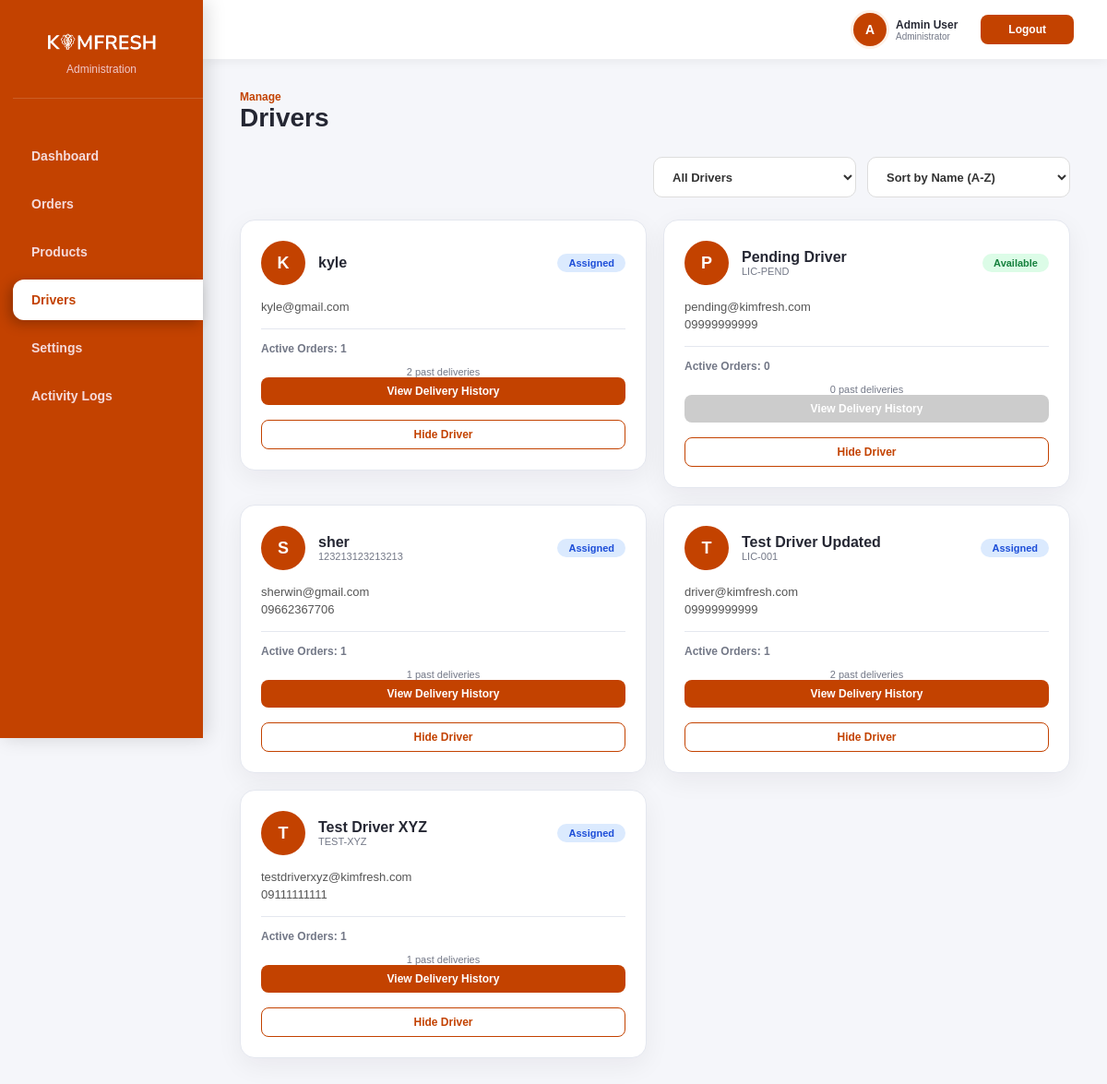
Page /drivers.php (signed in) on the committed database.
### tables this page shows
CREATE TABLE `driver` (
  `driver_id` int NOT NULL AUTO_INCREMENT,
  `name` varchar(100) DEFAULT NULL,
  `email` varchar(100) DEFAULT NULL,
  `phone` varchar(20) DEFAULT NULL,
  `password_hash` varchar(255) DEFAULT NULL,
  `license_number` varchar(50) DEFAULT NULL,
  `status` varchar(20) DEFAULT 'available',
  `created_at` datetime DEFAULT CURRENT_TIMESTAMP,
  `account_status` varchar(20) DEFAULT 'approved',
  `rejected_at` datetime DEFAULT NULL,
  PRIMARY KEY (`driver_id`),
  UNIQUE KEY `email` (`email`)
);

### drivers.php (the view, shortened to what this page needs)
<?php
require 'db.php';
$filter = isset($_GET['filter']) ? $_GET['filter'] : 'all';
$sort = isset($_GET['sort']) ? $_GET['sort'] : 'name_asc';
$orderBy = "d.name ASC";
$sql = "
    SELECT d.*,
           (SELECT dl.delivery_status
            FROM delivery dl
            WHERE dl.driver_id = d.driver_id
              AND dl.delivery_status != 'delivered'
            ORDER BY dl.delivery_id DESC LIMIT 1) AS active_delivery_status,
           (SELECT COUNT(*) FROM delivery dl
            WHERE dl.driver_id = d.driver_id
              AND dl.delivery_status != 'delivered') AS active_orders
    FROM driver d
    WHERE 1=1
";
$sql .= " ORDER BY $orderBy";
$drivers = $conn->query($sql);
$histories = [];
$histRes = $conn->query("
    SELECT dl.driver_id, o.order_id, o.order_status, o.total_amount, o.order_date, dl.delivery_status, dl.delivery_date AS assigned_at, r.name AS retailer_name, (SELECT SUM(oi.quantity) FROM order_item oi WHERE oi.order_id = o.order_id) AS total_items
    FROM delivery dl
    INNER JOIN `order` o ON o.order_id = dl.order_id
    LEFT  JOIN retailer r ON r.retailer_id = o.retailer_id
    ORDER BY dl.delivery_date DESC, o.order_id DESC
");
if ($histRes) {
    while ($h = $histRes->fetch_assoc()) {
        $histories[(int)$h['driver_id']][] = $h;
    }
}
?>
<!DOCTYPE html>
<html lang="en">
<head>
    <link rel="stylesheet" href="css/theme.css">
    <link rel="stylesheet" href="css/dashboard.css">
    <link rel="stylesheet" href="css/drivers.css">
</head>
<body>
    <div class="dashboard-layout">
        <aside class="sidebar">
            <div class="sidebar-brand">
                <img src="../logo.png" class="logo" alt="KimFresh">
                <p>Administration</p>
            </div>
            <nav class="menu">
                <a href="dashboard.php">Dashboard</a>
                <a href="orders.php">Orders</a>
                <a href="products.php">Products</a>
                <a href="drivers.php" class="active">Drivers</a>
                <a href="settings.php">Settings</a>
                <a href="logs.php">Activity Logs</a>
            </nav>
        </aside>
        <div class="main-area">
            <header class="top-header">
                <div class="profile-menu">
                    <div class="user-profile">
                        <div class="avatar">A</div>
                        <div class="user-info">
                            <p class="user-name"><?php echo htmlspecialchars($_SESSION['admin_name']); ?></p>
                            <p class="user-role">Administrator</p>
                        </div>
                        <a href="logout.php" class="logout-btn" style="margin-left: 15px; text-decoration: none;">Logout</a>
                    </div>
                </div>
            </header>
            <main class="main-content">
                <p class="overview-label">Manage</p>
                <h1>Drivers</h1>
                <form method="GET" class="filters">
                    <select name="filter" onchange="this.form.submit()">
                        <option value="all" <?php echo $filter == 'all' ? 'selected' : ''; ?>>All Drivers</option>
                    </select>
                    <select name="sort" onchange="this.form.submit()">
                        <option value="name_asc" <?php echo $sort == 'name_asc' ? 'selected' : ''; ?>>Sort by Name (A-Z)</option>
                    </select>
                </form>
                <div class="driver-grid" style="margin-top: 20px;">
                    <?php if ($drivers->num_rows > 0): ?>
                        <?php while($row = $drivers->fetch_assoc()):
                            $activeCount = (int)$row['active_orders'];
                            $deliveryStatus = $row['active_delivery_status'];
                            $isHidden = $row['status'] === 'hidden';
                            if ($isHidden) {
                                $statusClass = 'hidden';
                                $statusLabel = 'Hidden';
                            } elseif ($activeCount == 0) {
                                $statusClass = 'available';
                                $statusLabel = 'Available';
                            } elseif ($deliveryStatus == 'assigned') {
                                $statusClass = 'assigned';
                                $statusLabel = 'Assigned';
                            } else {
                                $statusClass = 'on-delivery';
                                $statusLabel = 'On Delivery';
                            }
                            $initial     = strtoupper(substr($row['name'], 0, 1));
                            $driverId    = (int)$row['driver_id'];
                            $driverPast  = $histories[$driverId] ?? [];
                        ?>
                            <div class='driver-card'>
                                <div class='driver-top'>
                                    <div class='driver-avatar'><?php echo $initial; ?></div>
                                    <div class='driver-title'>
                                        <div class='driver-name'><?php echo htmlspecialchars($row['name']); ?></div>
                                        <div class='driver-license'><?php echo htmlspecialchars($row['license_number'] ?? 'No license'); ?></div>
                                    </div>
                                    <span class='status <?php echo $statusClass; ?>'><?php echo $statusLabel; ?></span>
                                </div>
                                <div class='driver-contact'>
                                    <p><?php echo htmlspecialchars($row['email'] ?? 'No email'); ?></p>
                                    <p><?php echo htmlspecialchars($row['phone'] ?? 'No phone'); ?></p>
                                </div>
                                <div class='driver-section'>
                                    <h4>Active Orders: <?php echo $activeCount; ?></h4>
                                    <p class="done-count"><?php echo count($driverPast); ?> past deliveries</p>
                                </div>
                                <div class="driver-actions" style="display:flex; flex-direction:column; gap:8px;">
                                    <button
                                        class="history-btn"
                                        type="button"
                                        data-driver-id="<?php echo $driverId; ?>"
                                        data-driver-name="<?php echo htmlspecialchars($row['name']); ?>"
                                        <?php if (empty($driverPast)) echo 'disabled title="No past deliveries for this driver"'; ?>
                                    >
                                        View Delivery History
                                    </button>
                                    <?php if ($isHidden): ?>
                                        <form method='POST' style='margin:0;'>
                                            <input type='hidden' name='driver_id' value='<?php echo $driverId; ?>'>
                                            <input type='hidden' name='new_status' value='available'>
                                            <button type='submit' name='toggle_status' class='btn-restore'>Restore Driver</button>
                                        </form>
                                    <?php else: ?>
                                        <form method='POST' style='margin:0;'>
                                            <button type='submit' name='toggle_status' class='btn-hide'>Hide Driver</button>
                                        </form>
                                    <?php endif; ?>
                                </div>
                            </div>
                        <?php endwhile; ?>
                    <?php else: ?>
                        <p style="text-align:center; padding: 20px;">No drivers found matching your filter.</p>
                    <?php endif; ?>
                </div>
            </main>
        </div>
    </div>
</body>
</html>

### css/theme.css (style rules this page uses)
:root { --primary: #C34200; --primary-dark: #9a3400; --primary-soft: #fdf0e6; --bg: #F5F6FA; --surface: #FFFFFF; --line: #E4E7EF; --text: #252733; --muted: #737887; }

### css/dashboard.css (style rules this page uses)
* { margin: 0; padding: 0; box-sizing: border-box; font-family: "Nunito Sans", Arial, sans-serif; }
body { min-height: 100vh; background: var(--bg); color: var(--text); }
.dashboard-layout { display: flex; min-height: 100vh; }
.sidebar { width: 220px; height: 100vh; position: fixed; top: 0; left: 0; padding: 30px 0 30px 14px; background: var(--primary); color: white; box-shadow: 4px 0 20px rgba(0, 0, 0, 0.15); }
.sidebar-brand { text-align: center; padding-right: 14px; margin-bottom: 40px; padding-bottom: 24px; border-bottom: 1px solid rgba(255, 255, 255, 0.15); }
.logo { width: 130px; height: auto; }
.sidebar-brand p { margin-top: 2px; font-size: 12px; color: #f0c8c8; }
.menu { display: flex; flex-direction: column; gap: 8px; }
.menu a { padding: 14px 20px; text-decoration: none; color: #f5dada; font-size: 14px; font-weight: 700; border-radius: 12px 0 0 12px; transition: background 0.2s, padding-left 0.2s; }
.menu a.active { background: var(--surface); color: var(--primary); box-shadow: -4px 4px 14px rgba(0, 0, 0, 0.25); }
.main-area { margin-left: 220px; width: calc(100% - 220px); }
.top-header { display: flex; justify-content: flex-end; align-items: center; gap: 24px; height: 64px; padding: 0 36px; background: var(--surface); box-shadow: 0 2px 12px rgba(0, 0, 0, 0.06); }
.user-profile { display: flex; align-items: center; gap: 10px; }
.avatar { width: 36px; height: 36px; display: flex; align-items: center; justify-content: center; font-size: 14px; font-weight: 800; color: white; background: var(--primary); border-radius: 50%; box-shadow: 0 0 0 3px var(--primary-soft); }
.user-name { font-size: 12px; font-weight: 800; }
.user-role { font-size: 10px; color: var(--muted); }
.logout-btn { padding: 9px 30px; font-size: 12px; font-weight: 700; color: white; background: var(--primary); border: none; border-radius: 8px; cursor: pointer; transition: transform 0.15s, box-shadow 0.15s; }
.main-content { padding: 34px 40px; }
.overview-label { font-size: 12px; font-weight: 700; color: var(--primary); }
.main-content h1 { margin-bottom: 26px; font-size: 28px; font-weight: 800; }
.status { padding: 4px 12px; font-size: 11px; font-weight: 700; color: #333; background: #eee; border-radius: 20px; }
button, input, select, textarea { font: inherit; }
button { transition: transform .16s ease, box-shadow .16s ease, background .16s ease; }
.profile-menu { position: relative; }

### drivers.php (style rules this page uses)
:root { --primary: #C34200; --primary-dark: #9a3400; }
.status.available { color: #15803d; background: #dcfce7; }
.status.assigned { color: #1d4ed8; background: #dbeafe; }
.history-btn { padding: 8px 16px; font-size: 12px; font-weight: 700; color: #fff; background: #C34200; border: none; border-radius: 8px; cursor: pointer; width: 100%; margin-bottom: 8px; }
.history-btn:disabled { background: #ccc; cursor: not-allowed; }
.btn-hide { padding: 8px 16px; font-size: 12px; font-weight: 700; color: #C34200; background: #fff; border: 1px solid #C34200; border-radius: 8px; cursor: pointer; width: 100%; }
.filters { display: flex; gap: 12px; margin-top: 24px; margin-bottom: 24px; justify-content: flex-end; }
.filters select { width: 220px; height: 44px; padding: 0 16px; border: 1px solid #ddd; border-radius: 10px; font-size: 13px; outline: none; background: #fff; font-weight: bold; color: #333; }

### rows in the picture
driver: name "K", name "kyle", statusLabel "Assigned", email "kyle@gmail.com", activeCount "1", driver_id "2"
driver: name "P", name "Pending Driver", license_number "LIC-PEND", statusLabel "Available", email "pending@kimfresh.com", phone "09999999999", activeCount "0", driver_id "0"
driver: name "S", name "sher", license_number "123213123213213", statusLabel "Assigned", email "sherwin@gmail.com", phone "09662367706", activeCount "1", driver_id "1"
driver: name "T", name "Test Driver Updated", license_number "LIC-001", statusLabel "Assigned", email "driver@kimfresh.com", phone "09999999999", activeCount "1", driver_id "2"
driver: name "T", name "Test Driver XYZ", license_number "TEST-XYZ", statusLabel "Assigned", email "testdriverxyz@kimfresh.com", phone "09111111111", activeCount "1", driver_id "1"

### other values in the picture
$_SESSION['admin_name'] "Admin User"
